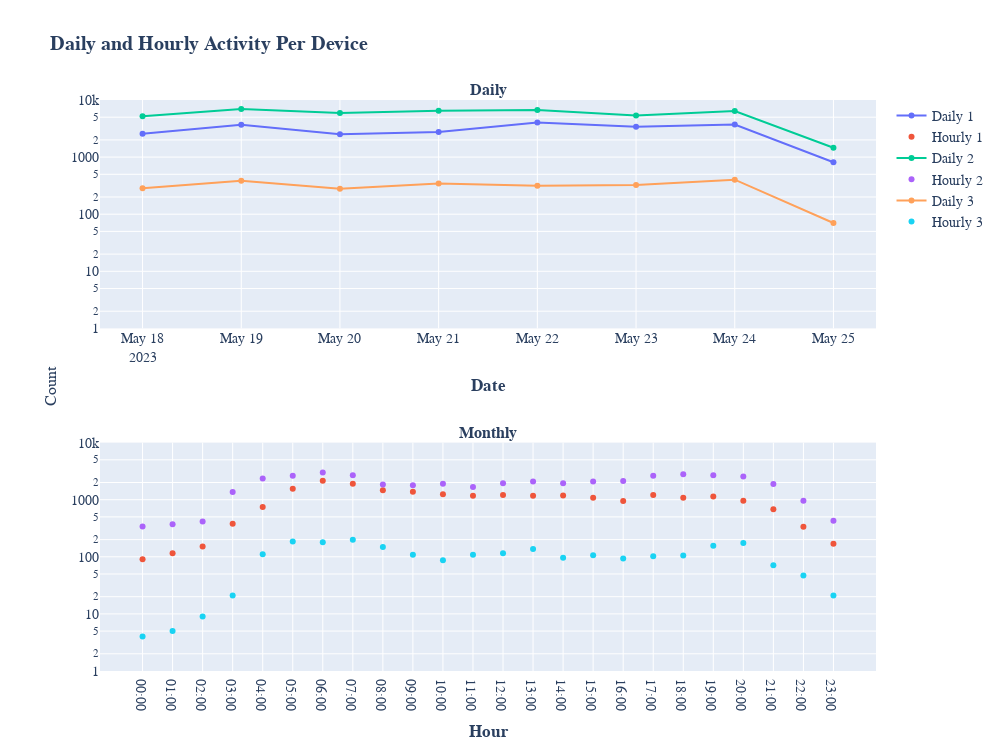

Source (notebook cell):
### Code cell
daily_hourly_activity_feature_bar_distribution(
    df_ = df, feature_ = 'device_type', yrange = [0, 4],
    subplot_titles_ = ['<b>Daily<b>', '<b>Monthly<b>'],
    title_ = '<b>Daily and Hourly Activity Per Device<b>',
    height_ = 750, width_ = 1000
    )

### Figure 1 — Plotly figure (JSON) as saved in the notebook; plotly's stock layout.template omitted (floating-point values rounded to 4 significant figures)
{"data": [{"mode": "lines+markers+text", "name": "Daily 1", "type": "scatter", "x": ["2023-05-18", "2023-05-19", "2023-05-20", "2023-05-21", "2023-05-22", "2023-05-23", "2023-05-24", "2023-05-25"], "xaxis": "x", "y": [2552, 3700, 2515, 2756, 4050, 3416, 3728, 811], "yaxis": "y"}, {"mode": "markers+text", "name": "Hourly 1", "type": "scatter", "x": ["00:00", "01:00", "02:00", "03:00", "04:00", "05:00", "06:00", "07:00", "08:00", "09:00", "10:00", "11:00", "12:00", "13:00", "14:00", "15:00", "16:00", "17:00", "18:00", "19:00", "20:00", "21:00", "22:00", "23:00"], "xaxis": "x2", "y": [91, 115, 152, 379, 744, 1557, 2154, 1896, 1467, 1383, 1242, 1173, 1203, 1168, 1180, 1084, 952, 1203, 1082, 1140, 961, 682, 335, 169], "yaxis": "y2"}, {"mode": "lines+markers+text", "name": "Daily 2", "type": "scatter", "x": ["2023-05-18", "2023-05-19", "2023-05-20", "2023-05-21", "2023-05-22", "2023-05-23", "2023-05-24", "2023-05-25"], "xaxis": "x", "y": [5210, 6984, 5933, 6488, 6650, 5349, 6391, 1459], "yaxis": "y"}, {"mode": "markers+text", "name": "Hourly 2", "type": "scatter", "x": ["00:00", "01:00", "02:00", "03:00", "04:00", "05:00", "06:00", "07:00", "08:00", "09:00", "10:00", "11:00", "12:00", "13:00", "14:00", "15:00", "16:00", "17:00", "18:00", "19:00", "20:00", "21:00", "22:00", "23:00"], "xaxis": "x2", "y": [340, 371, 417, 1368, 2341, 2640, 3001, 2683, 1850, 1798, 1910, 1661, 1945, 2075, 1941, 2092, 2119, 2630, 2785, 2670, 2540, 1881, 960, 430], "yaxis": "y2"}, {"mode": "lines+markers+text", "name": "Daily 3", "type": "scatter", "x": ["2023-05-18", "2023-05-19", "2023-05-20", "2023-05-21", "2023-05-22", "2023-05-23", "2023-05-24", "2023-05-25"], "xaxis": "x", "y": [285, 385, 278, 344, 314, 326, 403, 70], "yaxis": "y"}, {"mode": "markers+text", "name": "Hourly 3", "type": "scatter", "x": ["00:00", "01:00", "02:00", "03:00", "04:00", "05:00", "06:00", "07:00", "08:00", "09:00", "10:00", "11:00", "12:00", "13:00", "14:00", "15:00", "16:00", "17:00", "18:00", "19:00", "20:00", "21:00", "22:00", "23:00"], "xaxis": "x2", "y": [4, 5, 9, 21, 111, 185, 180, 198, 148, 109, 87, 109, 115, 137, 96, 106, 93, 102, 105, 156, 174, 71, 47, 21], "yaxis": "y2"}], "layout": {"annotations": [{"font": {"size": 16}, "showarrow": false, "text": "<b>Daily<b>", "x": 0.5, "xanchor": "center", "xref": "paper", "y": 1, "yanchor": "bottom", "yref": "paper"}, {"font": {"size": 16}, "showarrow": false, "text": "<b>Monthly<b>", "x": 0.5, "xanchor": "center", "xref": "paper", "y": 0.4, "yanchor": "bottom", "yref": "paper"}, {"font": {"size": 16}, "showarrow": false, "text": "Count", "textangle": -90, "x": 0, "xanchor": "right", "xref": "paper", "xshift": -40, "y": 0.5, "yanchor": "middle", "yref": "paper"}], "font": {"family": "Courier New, monospace", "size": 14}, "height": 750, "margin": {"b": 50, "l": 100, "pad": 0, "r": 50, "t": 100}, "title": {"text": "<b>Daily and Hourly Activity Per Device<b>"}, "width": 1000, "xaxis": {"anchor": "y", "domain": [0, 1], "tickfont": {"size": 14}, "title": {"text": "<b>Date<b>"}}, "xaxis2": {"anchor": "y2", "domain": [0, 1], "tickfont": {"size": 14}, "title": {"text": "<b>Hour<b>"}}, "yaxis": {"anchor": "x", "domain": [0.6, 1], "range": [0, 4], "type": "log"}, "yaxis2": {"anchor": "x2", "domain": [0, 0.4], "range": [0, 4], "type": "log"}}}
